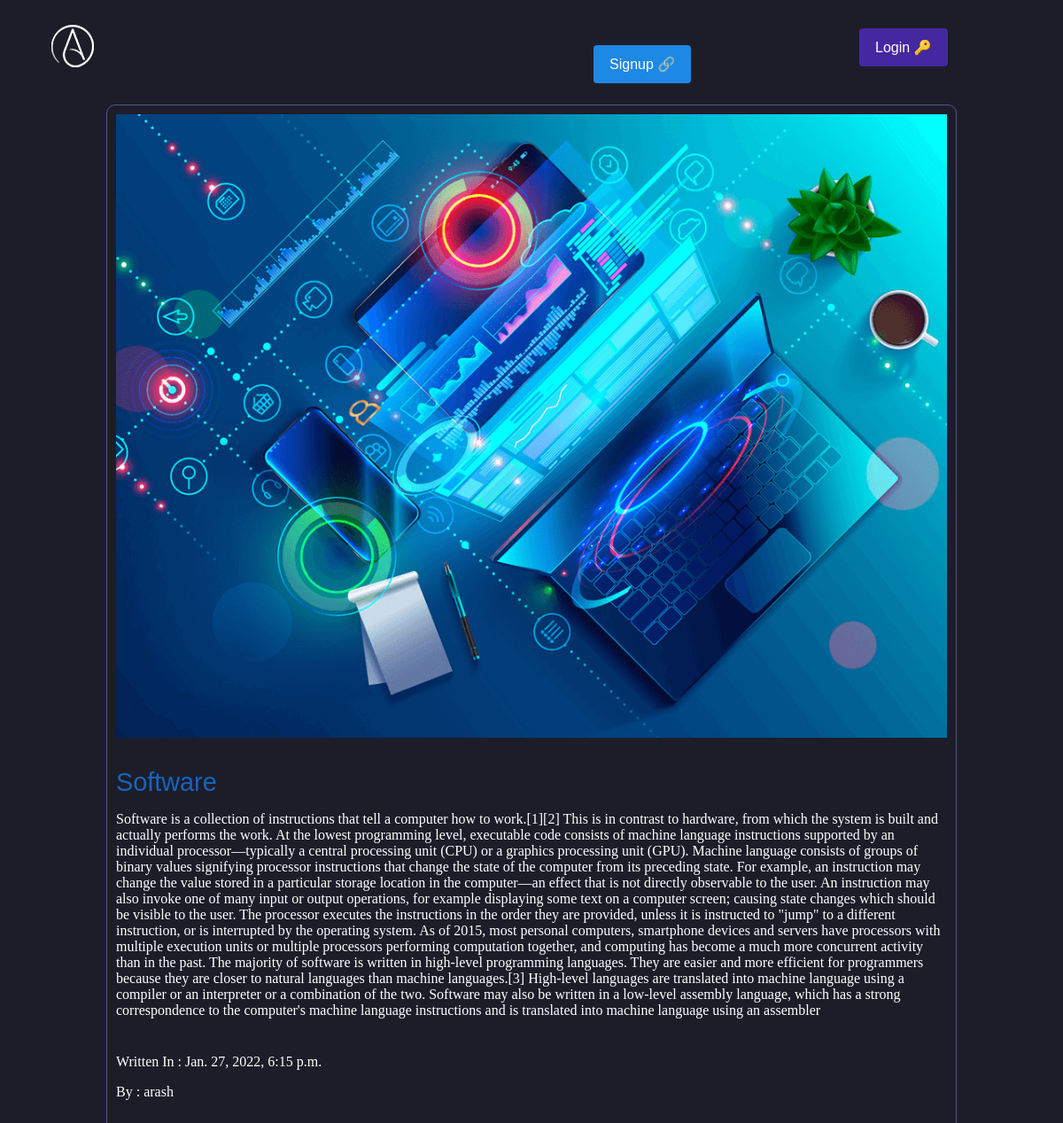
Screenshot of /articles/detail/software/ with the database file from the repository.
### articles/models.py (models this page shows, shortened)
class Article(models.Model):
    title = models.CharField(max_length =100)
    slug = models.SlugField(allow_unicode=True)
    body = models.TextField()
    date = models.DateTimeField(auto_now_add = True)
    image = models.ImageField(default='default.jpg', blank=True)
    author = models.ForeignKey(User, default=None, on_delete=models.CASCADE)

### articles/views.py (the view)
# urls.py: re_path(r'detail/(?P<slug>[-\w]+)/', views.article_detail, name='detail'),
def article_detail(request, slug):
    article = models.Article.objects.get(slug=slug)
    return render(request, 'articles/article_detail.html', {'article':article})

### articles/templates/articles/article_detail.html (shortened to what this page needs)
{% extends 'base.html' %}
{% block content %}
<div class="article-detail">
    <div class="article">
        <img src="{{article.image.url}}" alt="">
        <h2>{{article.title}}</h2>
        <p>{{article.body}}</p>
        <p>Written In : {{article.date}}</p>
        <p>By : {{article.author}}</p>
    </div>
</div>
{% endblock %}

### assets/style.css (style rules this page uses)
body { background-color:#1d1d29; color:#fff; background-attachment: fixed; }
body * { font-family:arial; }
h1,h2,h3,h4,h5 { color: #fa8116; font-weight:normal; margin: 0px; }
.article h2 { font-size: 1.2em; }
.article-detail .article img { max-width:100%; height:60%; }
.article-detail .article h2 { margin-top: 30px; font-size: 1.8em; color:#1565c0 }
.article { padding:10px; border:1px solid #55558d; border-radius: 10px; position: relative; padding-bottom: 40px; }
.article p { font-family: Franklin Gothic Medium; }

### rows the page displays
Article: image (picture), title "Software", body "Software is a collection of instructions that tell a computer how to work.[1][2] This is in contrast to hardware, from which the system is built and actually performs the work. At the lowest programming level, executable code consists of machine language instructions supported by an individual processor—typically a central processing unit (CPU) or a graphics processing unit (GPU). Machine language consists of groups of binary values signifying processor instructions that change the state of the computer from its preceding state. For example, an instruction may change the value stored in a particular storage location in the computer—an effect that is not directly observable to the user. An…", date "Jan. 27, 2022, 6:15 p.m.", author "arash"
